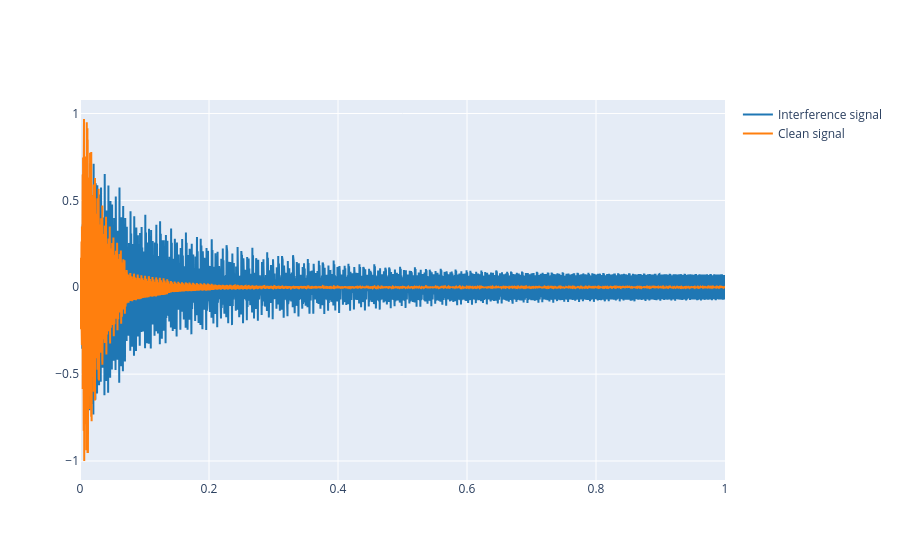

Here is the notebook cell this chart was saved with:
### Markdown cell above
3.5 Use the `remove_interference` funcion to clean the corrupted signal,  `x_interf`. Call the output as `x_clean`. Compare the spectrograms of both signals. Explain the result.

### Code cell
# Write your code here
x_clean = remove_interference(x_interf, fs)
x_clean = x_clean / np.max(np.abs(x_clean)) 
plot_signals([x_interf, x_clean], fs, name=["Interference signal", "Clean signal"])

### Figure 1 — Plotly figure (JSON) as saved in the notebook; plotly's stock layout.template omitted (floating-point values rounded to 4 significant figures; data arrays with more than 128 entries replaced by an {"elided": "..."} marker saying what was removed)
{"data": [{"line": {"color": "#1f77b4", "shape": "linear"}, "mode": "lines", "name": "Interference signal", "type": "scatter", "x": {"elided": "44100 float values"}, "y": {"elided": "44100 float values"}}, {"line": {"color": "#ff7f0e", "shape": "linear"}, "mode": "lines", "name": "Clean signal", "type": "scatter", "x": {"elided": "44100 float values"}, "y": {"elided": "44100 float values"}}], "layout": {}}
